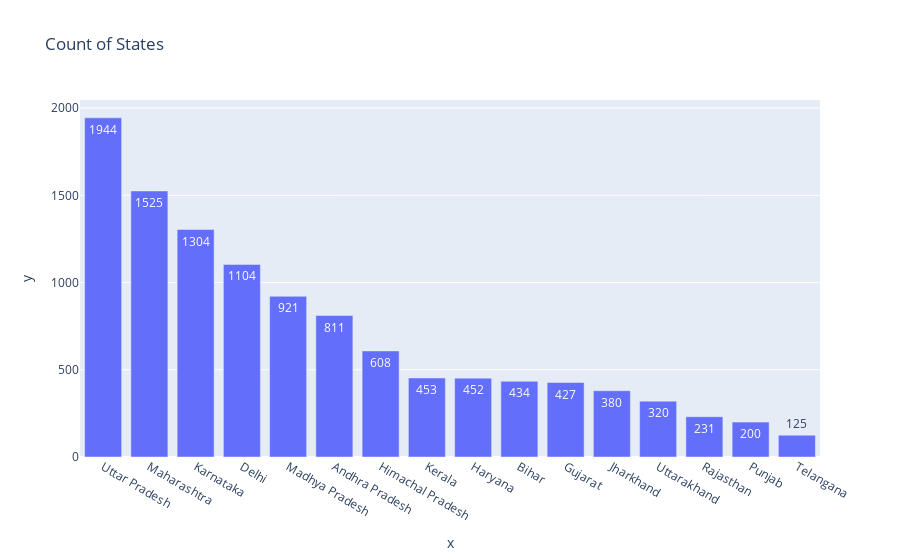

The cell this chart's notebook holds for it:
### Code cell
fig = px.bar(x=state_count.index, y=state_count.values, title='Count of States' , text=state_count.values)
fig.show()

### Figure 1 — Plotly figure (JSON) as saved in the notebook; plotly's stock layout.template omitted (floating-point values rounded to 4 significant figures)
{"data": [{"alignmentgroup": "True", "hovertemplate": "x=%{x}<br>y=%{y}<br>text=%{text}<extra></extra>", "legendgroup": "", "marker": {"color": "#636efa", "pattern": {"shape": ""}}, "name": "", "offsetgroup": "", "orientation": "v", "showlegend": false, "text": [1944, 1525, 1304, 1104, 921, 811, 608, 453, 452, 434, 427, 380, 320, 231, 200, 125], "textposition": "auto", "type": "bar", "x": ["Uttar Pradesh", "Maharashtra", "Karnataka", "Delhi", "Madhya Pradesh", "Andhra Pradesh", "Himachal Pradesh", "Kerala", "Haryana", "Bihar", "Gujarat", "Jharkhand", "Uttarakhand", "Rajasthan", "Punjab", "Telangana"], "xaxis": "x", "y": [1944, 1525, 1304, 1104, 921, 811, 608, 453, 452, 434, 427, 380, 320, 231, 200, 125], "yaxis": "y"}], "layout": {"barmode": "relative", "legend": {"tracegroupgap": 0}, "title": {"text": "Count of States"}, "xaxis": {"anchor": "y", "domain": [0, 1], "title": {"text": "x"}}, "yaxis": {"anchor": "x", "domain": [0, 1], "title": {"text": "y"}}}}
